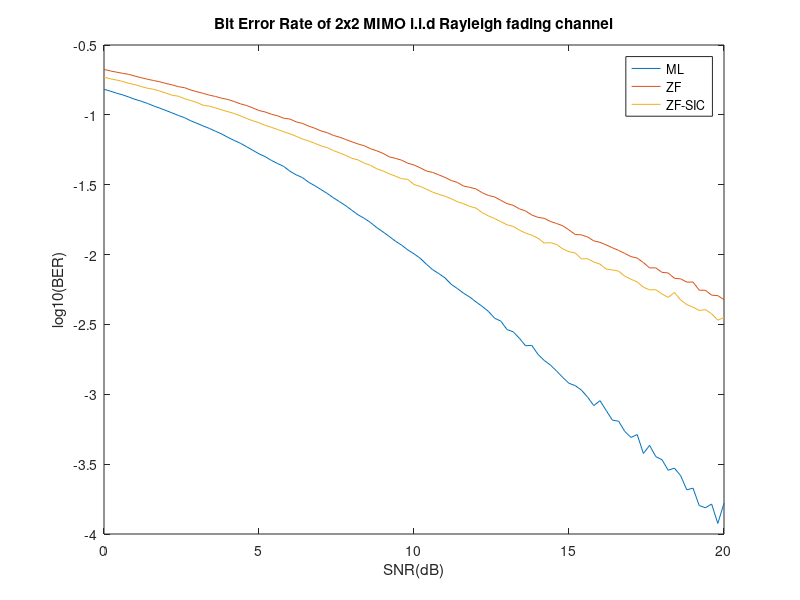
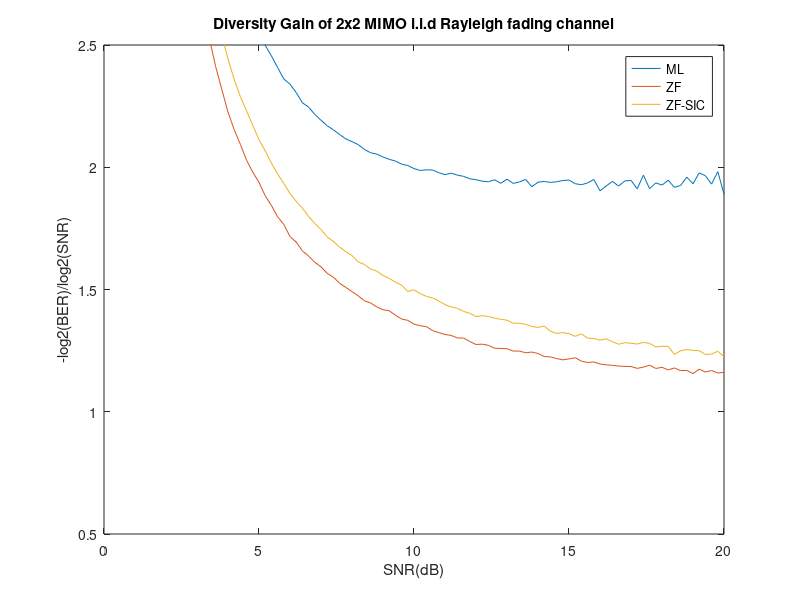

Source code (MATLAB) for these figures, in order:
% wirless comm coursework 2, Task 3 graph
% xx316, Xinyuan Xu, 2020 Feb
% run the 3 other task 3 scripts before using this one
clear all
load ML.mat 
BER_ML = BER;
gd_ML = gd;
load ZF.mat 
BER_ZF = BER;
gd_ZF = gd;
load ZF_SIC.mat 
BER_SIC = BER;
gd_SIC = gd;

SNRdB = SNRdB';

figure
plot(SNRdB, log10(BER_ML))
hold on
plot(SNRdB, log10(BER_ZF))
plot(SNRdB, log10(BER_SIC))
title('Bit Error Rate of 2x2 MIMO i.i.d Rayleigh fading channel')
xlabel('SNR(dB)')
ylabel('log10(BER)')
legend('ML','ZF','ZF-SIC')

figure
plot(SNRdB,gd_ML)
hold on
plot(SNRdB,gd_ZF)
plot(SNRdB,gd_SIC)
title('Diversity Gain of 2x2 MIMO i.i.d Rayleigh fading channel')
xlabel('SNR(dB)')
ylabel('-log2(BER)/log2(SNR)')
ylim([0.5,2.5])
legend('ML','ZF','ZF-SIC')